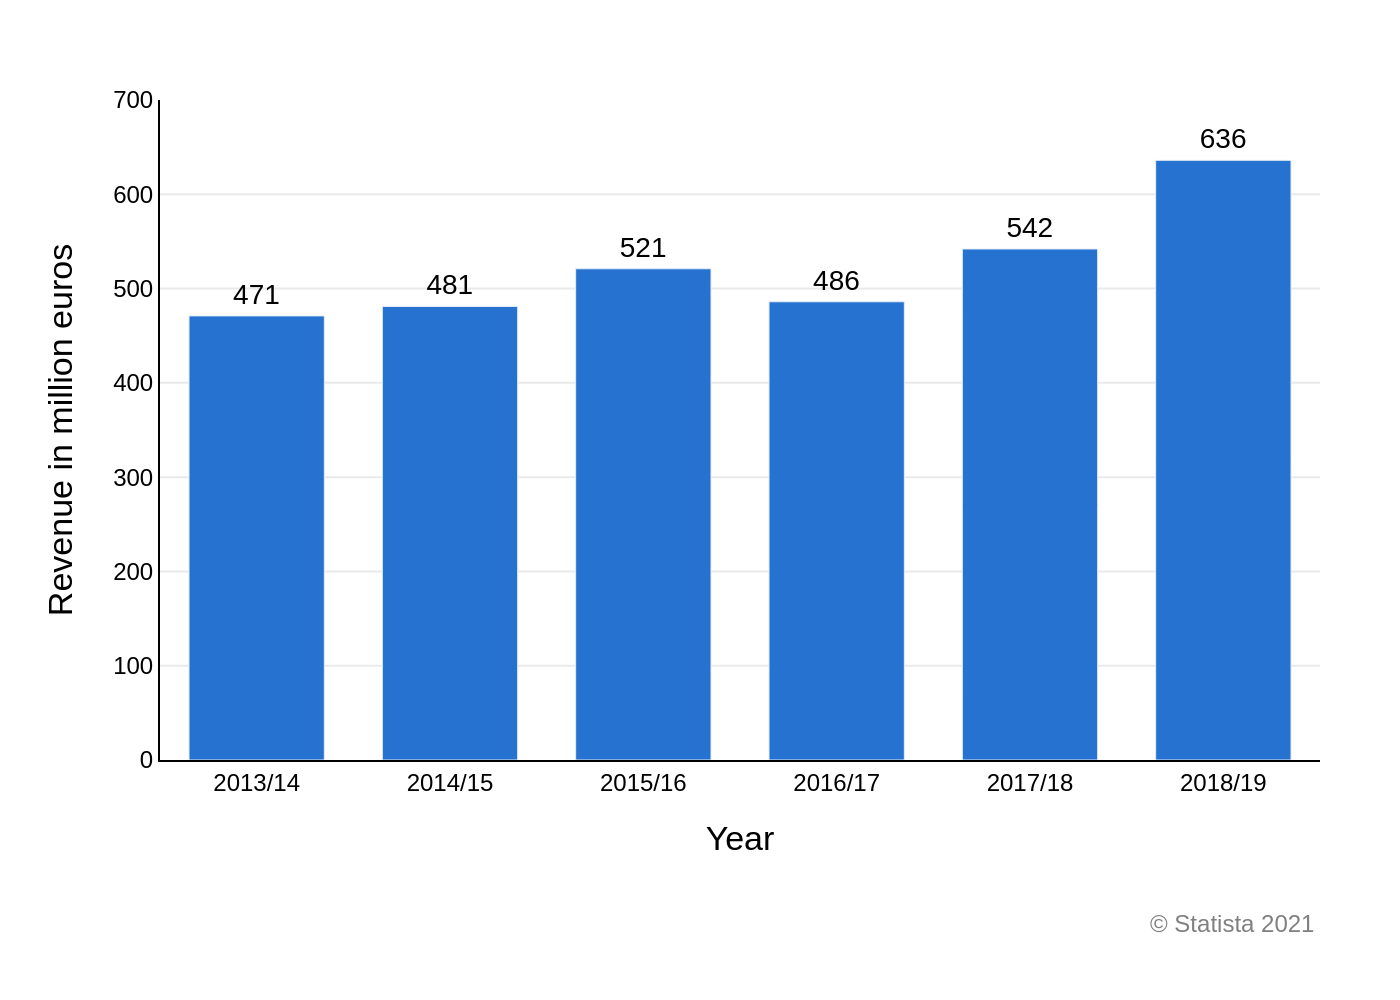

The Python source for this figure:
import sys
import json
import os
import plotly.graph_objects as go

# Check for command-line argument
if len(sys.argv) != 2:
    print("Usage: python generate_chart.py <json_file_path>")
    sys.exit(1)

json_path = sys.argv[1]

# Derive output filename from the input JSON filename
base_filename = os.path.splitext(os.path.basename(json_path))[0]
output_filename = f"{base_filename}.png"

# Load data from JSON file
try:
    with open(json_path, 'r', encoding='utf-8') as f:
        config = json.load(f)
except FileNotFoundError:
    print(f"Error: JSON file not found at {json_path}")
    sys.exit(1)
except json.JSONDecodeError:
    print(f"Error: Could not decode JSON from {json_path}")
    sys.exit(1)

# Extract data for plotting
chart_data = config.get('chart_data', [])
texts = config.get('texts', {})
colors = config.get('colors', [])

categories = [item['category'] for item in chart_data]
values = [item['value'] for item in chart_data]

# Create the figure
fig = go.Figure()

# Add bar trace
fig.add_trace(go.Bar(
    x=categories,
    y=values,
    marker_color=colors[0] if colors else '#2672D1',
    text=values,
    textposition='outside',
    textfont=dict(
        family="Arial",
        size=14,
        color='black'
    ),
    cliponaxis=False
))

# Build title and subtitle string
title_text = ""
if texts.get("title"):
    title_text += f"<b>{texts['title']}</b>"
if texts.get("subtitle"):
    if title_text:
        title_text += "<br>"
    title_text += f"<sub>{texts['subtitle']}</sub>"

# Update layout
fig.update_layout(
    title={
        'text': title_text,
        'y': 0.95,
        'x': 0.5,
        'xanchor': 'center',
        'yanchor': 'top'
    },
    xaxis_title=texts.get('x_axis_title'),
    yaxis_title=texts.get('y_axis_title'),
    font=dict(family="Arial", size=14, color="black"),
    plot_bgcolor='white',
    paper_bgcolor='white',
    bargap=0.3,
    xaxis=dict(
        showgrid=False,
        zeroline=False,
        linecolor='black',
        tickfont=dict(size=12)
    ),
    yaxis=dict(
        range=[0, 700],
        dtick=100,
        showgrid=True,
        gridcolor='#EAEAEA',
        zeroline=False,
        linecolor='black',
        tickfont=dict(size=12),
        title_standoff=15
    ),
    showlegend=False,
    margin=dict(l=80, r=40, t=50, b=120),
    annotations=[
        dict(
            text=texts.get('source'),
            showarrow=False,
            xref="paper", yref="paper",
            x=1.0, y=-0.22,
            xanchor='right', yanchor='top',
            align='right',
            font=dict(size=12, color="grey")
        )
    ]
)

# Save the figure as a PNG image
fig.write_image(output_filename, scale=2)

print(f"Chart saved to {output_filename}")
